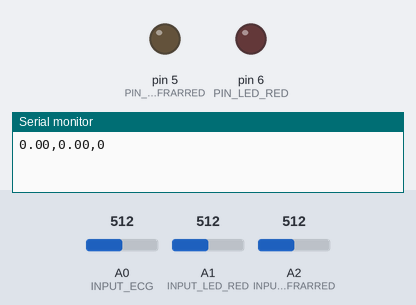
Bench run of a sketch on a simulated Arduino Uno, built with avr-gcc and run on an emulated ATmega328P. Parts: output pins drawn as LEDs (lit = HIGH), the last lines printed to the serial monitor. The test bench sets the inputs (shaded band); at power-on: A1 (INPUT_LED_RED) = 512, A0 (INPUT_ECG) = 512, A2 (INPUT_LED_INFRARRED) = 512.

Above: at 0.01 s.
At 1.2 s:
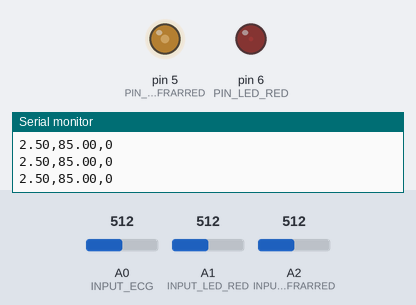
1.3 s: A1 (INPUT_LED_RED) set to 0
3.2 s: A1 (INPUT_LED_RED) set to 122
Timing chart, 0 to 6.2 s (numbered marks = the images above; inputs shaded):
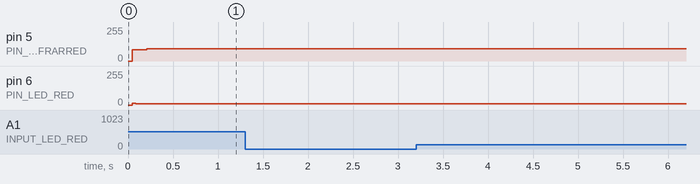

The sketch:

TFG.ino
```cpp
#include <SoftwareSerial.h>

// PIN INPUTS
const int INPUT_ECG = A0;             // PIN PARA LOS DATOS DEL ECG
const int INPUT_LED_RED = A1;         // PIN PARA LOS DATOS DEL LED ROJO
const int INPUT_LED_INFRARRED = A2;   // PIN PARA LOS DATOS DEL LED INFRARROJO

// PIN OUTPUTS
const int PIN_LED_RED = 6; // PIN DE EXCITACIÓN DEL LED ROJO
const int PIN_LED_INFRARRED = 5; // PIN DE EXCITACIÓN DEL LED INFRARROJO

// VARIABLES
int state; // 0 para el LED Rojo y 1 para el LED Infrarrojo
float valueEcg;
float valueRed;
float valueInfraRed;
float prevValueRed;
float prevValueInfraRed;
float R;
float spo2Total;
float spo2;
float spo2_average;
int spo2_final;


// VARIABLES STADISTIC
const int numMaxReading = 200;
int samples[numMaxReading];
int index = 0;
int canSpo2Final;

float EMA_ALPHA = 0.3;
float EMA_LP = 0;
float EMA_HP = 0;

// FUNCIONES
void CalculoR()
{
  // CALCULO DEL NUMERADOR Y DENOMINADOR DE LA ECUACION DE R
  float dA_R = (valueRed - prevValueRed) / ((valueRed + prevValueRed) / 2);
  float dA_IR = (valueInfraRed - prevValueInfraRed) / ((valueInfraRed + prevValueInfraRed) / 2);
  if (dA_R != 0.0)
  {
    // CALCULO DE R Y SPO2 EN CADA INSTANTE DE TIEMPO
    R = dA_IR / dA_R;
    spo2 = 115 - (30 * R);
    if (R > 0 && R < 1.5)
    {
      // CALCULO DE LA MEDIA DEL SPO2
      spo2Total -= samples[index];
      samples[index] = spo2;
      spo2Total += samples[index];
      spo2_average = spo2Total/numMaxReading;
      // HASTA QUE NO SE HAYA RECORRIDO EL ARRAY UNA VEZ
      // NO SE ACTUALIZA EL VALOR DE SPO2_FINAL
      // QUE SE ENVIARA AL PROGRAMA DE PYTHON
      if(canSpo2Final == 1)
      {
        spo2_final = (int)spo2_average;
      }
      index++;
    }
  }
  if (index == numMaxReading)
  {
    canSpo2Final = 1;
    index = 0;
  }
}

void setup()
{
  // INICIO DE LA COMUNICACIÓN SERIE
  Serial.begin(9600);
  // INSTANCIA DE PINES
  pinMode(PIN_LED_RED, OUTPUT);
  pinMode(PIN_LED_INFRARRED, OUTPUT);
  // INICIALIZAR ARRAYS
  for (int i = 0; i < numMaxReading; i++)
  {
    samples[i] = 0;
  }
  // INITIALIZE VARIABLES
  valueEcg = 0;
  valueRed = 0;
  prevValueRed = 0;
  valueInfraRed = 0;
  prevValueInfraRed = 0;
  R = 0;
  spo2 = 0;
  spo2Total = 0;
  spo2_average = 0;
  spo2_final = 0;
  canSpo2Final = 0;
}

void loop()
{
  Serial.println(String(valueEcg) + "," + String(spo2) + "," + String(spo2_final));
  // --------------------- ELECTROCARDIOGRAM -------------------
  // SE OBTIENE EL VALOR DEL ECG EN UN RANGO DE 5V.
  valueEcg = (EMALowPassFilter(analogRead(INPUT_ECG))/1024.0)*5.0;
  //Serial.print("ECG:");
  //Serial.println(valueEcg);
  // -------------------- PULSIOXIMETRE ----------------------
  // LED ROJO ON, LED IR OFF
  analogWrite(PIN_LED_INFRARRED,0);
  analogWrite(PIN_LED_RED,97);
  delayMicroseconds(400);
  // LED ROJO OFF, LED IR OFF
  prevValueRed = valueRed;
  valueRed = (analogRead(INPUT_LED_RED)/1024.0)*5.0;
  //Serial.print("RED:");
  //Serial.println(valueRed);
  delayMicroseconds(600);
  // LED ROJO OFF, LED IR ON
  analogWrite(PIN_LED_RED,0);
  analogWrite(PIN_LED_INFRARRED, 97);
  delayMicroseconds(400);
  // LED ROJO OFF, LED IR OFF
  prevValueInfraRed = valueInfraRed;
  valueInfraRed = (analogRead(INPUT_LED_INFRARRED)/1024.0)*5.00;
  //Serial.print("IF:");
  //Serial.println(valueInfraRed);
  delayMicroseconds(600);
  CalculoR();
  //Serial.print("SPO2:");
  //Serial.println(spo2);
  //Serial.print("MEDIA_SPO2:");
  //Serial.println(spo2_final);
}


float EMALowPassFilter(int value)
{
  EMA_LP = EMA_ALPHA * value + (1 - EMA_ALPHA) * EMA_LP;
  return EMA_LP;
}
float EMAHighPassFilter(int value)
{
  EMA_LP = EMA_ALPHA * value + (1 - EMA_ALPHA) * EMA_LP;
  EMA_HP = value - EMA_LP;
  return EMA_HP;
}
```
